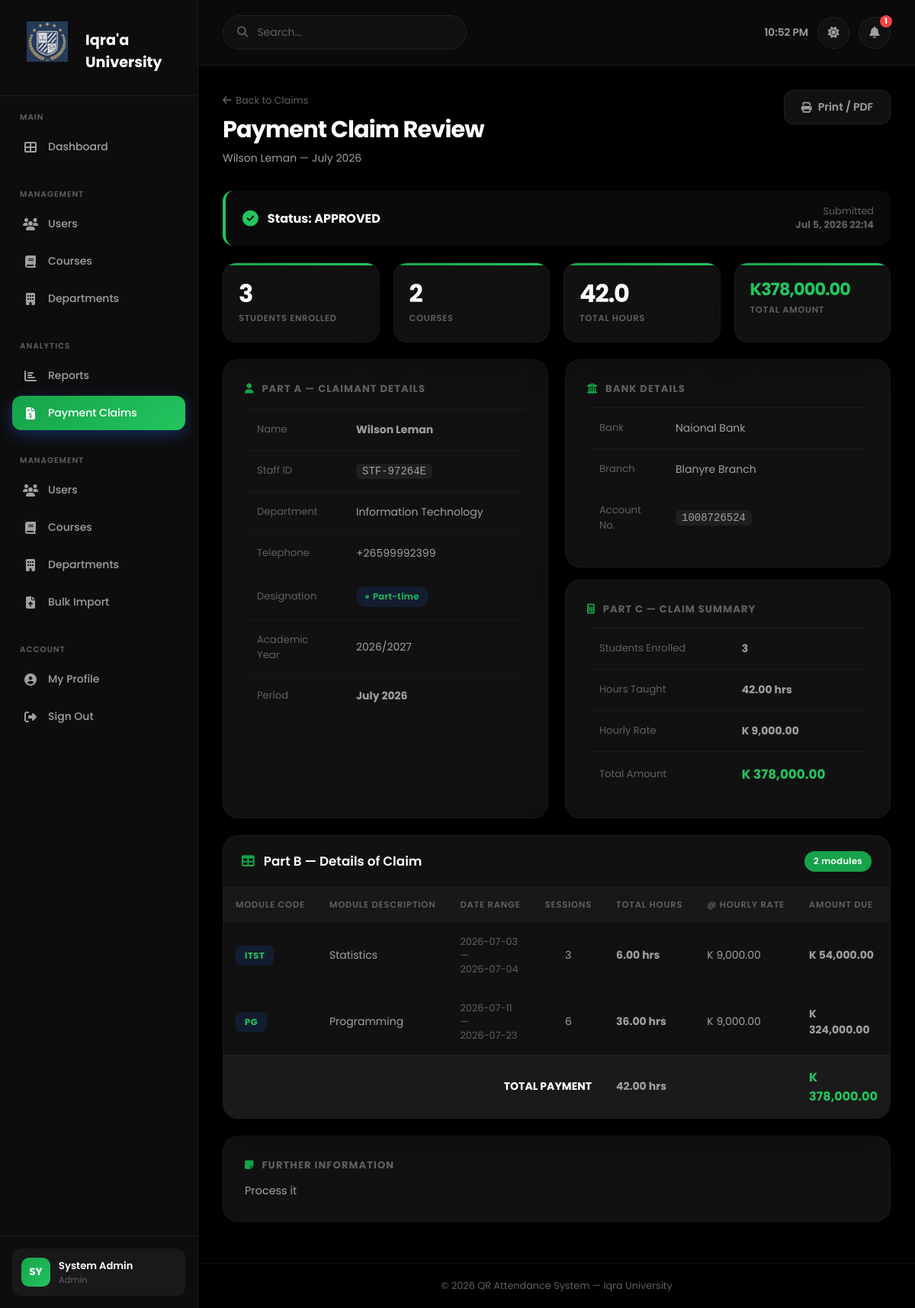
Screenshot of /admin/claims/1 (signed in) with the database file from the repository.
### tables this page shows
CREATE TABLE `payment_claims` (
  `id` int(10) UNSIGNED NOT NULL,
  `lecturer_id` int(10) UNSIGNED NOT NULL,
  `academic_year` varchar(20) NOT NULL,
  `month` varchar(20) NOT NULL,
  `designation` enum('full_time','part_time') DEFAULT 'part_time',
  `bank_name` varchar(100) DEFAULT NULL,
  `bank_branch` varchar(100) DEFAULT NULL,
  `account_number` varchar(50) DEFAULT NULL,
  `telephone` varchar(30) DEFAULT NULL,
  `hourly_rate` decimal(10,2) DEFAULT 0.00,
  `status` enum('draft','submitted','approved','rejected') DEFAULT 'draft',
  `submitted_at` timestamp NULL DEFAULT NULL,
  `notes` text DEFAULT NULL,
  `created_at` timestamp NOT NULL DEFAULT current_timestamp()
);

CREATE TABLE `users` (
  `id` int(10) UNSIGNED NOT NULL,
  `name` varchar(120) NOT NULL,
  `email` varchar(180) NOT NULL,
  `password` varchar(255) NOT NULL,
  `role` enum('admin','lecturer','student') NOT NULL,
  `is_active` tinyint(1) NOT NULL DEFAULT 1,
  `created_at` timestamp NOT NULL DEFAULT current_timestamp(),
  `updated_at` timestamp NOT NULL DEFAULT current_timestamp() ON UPDATE current_timestamp()
);

CREATE TABLE `lecturers` (
  `id` int(10) UNSIGNED NOT NULL,
  `user_id` int(10) UNSIGNED NOT NULL,
  `department_id` int(10) UNSIGNED DEFAULT NULL,
  `staff_number` varchar(50) NOT NULL,
  `phone` varchar(30) DEFAULT NULL,
  `created_at` timestamp NOT NULL DEFAULT current_timestamp()
);

CREATE TABLE `departments` (
  `id` int(10) UNSIGNED NOT NULL,
  `name` varchar(120) NOT NULL,
  `code` varchar(20) NOT NULL,
  `created_at` timestamp NOT NULL DEFAULT current_timestamp()
);

CREATE TABLE `courses` (
  `id` int(10) UNSIGNED NOT NULL,
  `department_id` int(10) UNSIGNED DEFAULT NULL,
  `lecturer_id` int(10) UNSIGNED DEFAULT NULL,
  `code` varchar(30) NOT NULL,
  `name` varchar(180) NOT NULL,
  `description` text DEFAULT NULL,
  `credit_hours` tinyint(3) UNSIGNED DEFAULT 3,
  `semester` tinyint(3) UNSIGNED DEFAULT NULL,
  `year_of_study` tinyint(3) UNSIGNED DEFAULT NULL,
  `academic_year` varchar(10) DEFAULT NULL,
  `is_active` tinyint(1) NOT NULL DEFAULT 1,
  `created_at` timestamp NOT NULL DEFAULT current_timestamp()
);

### app/views/admin/claim_view.php (the view, shortened to what the rows shown need)
<div class="page-title">
    <div>
        <a href="<?= BASE_URL ?>/admin/claims" class="back-link">
            <i class="fas fa-arrow-left"></i> Back to Claims
        </a>
        <h1>Payment Claim Review</h1>
        <p><?= htmlspecialchars($claim['lecturer_name']) ?> — <?= $monthLabel ?></p>
    </div>
    <div style="display:flex;gap:10px;flex-wrap:wrap">
        <a href="<?= BASE_URL ?>/lecturer/claims/<?= $claim['id'] ?>/print"
           target="_blank" class="btn btn-secondary">
            <i class="fas fa-print"></i> Print / PDF
        </a>
    </div>
</div>
<?php
$statusColor = match($claim['status']) {
    'approved'  => 'var(--success)',
    'rejected'  => 'var(--danger)',
    'submitted' => 'var(--warning)',
    default     => 'var(--text-muted)',
};
$statusIcon = match($claim['status']) {
    'approved'  => 'fas fa-check-circle',
    'rejected'  => 'fas fa-times-circle',
    'submitted' => 'fas fa-clock',
    default     => 'fas fa-edit',
};
?>
<div style="background:rgba(255,255,255,.04);border-radius:14px;padding:18px 22px;
            margin-bottom:22px;border-left:4px solid <?= $statusColor ?>;
            display:flex;justify-content:space-between;align-items:center">
    <div style="display:flex;align-items:center;gap:12px">
        <i class="<?= $statusIcon ?>" style="color:<?= $statusColor ?>;font-size:1.3rem"></i>
        <div>
            <strong style="color:var(--text)">
                Status: <?= strtoupper($claim['status']) ?>
            </strong>
        </div>
    </div>
    <?php if ($claim['submitted_at']): ?>
    <div style="font-size:.8rem;color:var(--text-muted);text-align:right">
        <div>Submitted</div>
        <strong><?= date('M j, Y H:i', strtotime($claim['submitted_at'])) ?></strong>
    </div>
    <?php endif; ?>
</div>
<div class="stat-strip" style="margin-bottom:22px">
    <div class="stat-box">
        <span class="stat-num"><?= (int)$totalStudents ?></span>
        <span class="stat-label">Students Enrolled</span>
    </div>
    <div class="stat-box">
        <span class="stat-num"><?= count($courses) ?></span>
        <span class="stat-label">Courses</span>
    </div>
    <div class="stat-box">
        <span class="stat-num"><?= number_format($totalHours, 1) ?></span>
        <span class="stat-label">Total Hours</span>
    </div>
    <div class="stat-box">
        <span class="stat-num text-success" style="font-size:1.4rem">
            K<?= number_format($totalAmount, 2) ?>
        </span>
        <span class="stat-label">Total Amount</span>
    </div>
</div>
<div style="display:grid;grid-template-columns:1fr 1fr;gap:22px;margin-bottom:22px">
    <div class="form-card">
        <h2 style="font-size:.82rem;font-weight:700;text-transform:uppercase;
                   letter-spacing:.08em;color:var(--text-muted);margin-bottom:16px">
            <i class="fas fa-user" style="color:var(--primary);margin-right:6px"></i>
            Part A — Claimant Details
        </h2>
        <table class="table">
            <tr>
                <td style="color:var(--text-muted);width:130px;font-size:.82rem">Name</td>
                <td><strong><?= htmlspecialchars($claim['lecturer_name']) ?></strong></td>
            </tr>
            <tr>
                <td style="color:var(--text-muted);font-size:.82rem">Staff ID</td>
                <td>
                    <code style="background:rgba(255,255,255,.06);padding:2px 8px;border-radius:6px">
                        <?= htmlspecialchars($claim['staff_number']) ?>
                    </code>
                </td>
            </tr>
            <tr>
                <td style="color:var(--text-muted);font-size:.82rem">Department</td>
                <td><?= htmlspecialchars($claim['dept_name'] ?? '—') ?></td>
            </tr>
            <tr>
                <td style="color:var(--text-muted);font-size:.82rem">Telephone</td>
                <td><?= htmlspecialchars($claim['telephone'] ?? '—') ?></td>
            </tr>
            <tr>
                <td style="color:var(--text-muted);font-size:.82rem">Designation</td>
                <td>
                    <span class="badge <?= $claim['designation'] === 'full_time' ? 'badge-lecturer' : 'badge-student' ?>">
                        <?= $claim['designation'] === 'full_time' ? 'Full-time' : 'Part-time' ?>
                    </span>
                </td>
            </tr>
            <tr>
                <td style="color:var(--text-muted);font-size:.82rem">Academic Year</td>
                <td><?= htmlspecialchars($claim['academic_year']) ?></td>
            </tr>
            <tr>
                <td style="color:var(--text-muted);font-size:.82rem">Period</td>
                <td><strong><?= $monthLabel ?></strong></td>
            </tr>
        </table>
    </div>
    <div style="display:flex;flex-direction:column;gap:16px">
        <div class="form-card">
            <h2 style="font-size:.82rem;font-weight:700;text-transform:uppercase;
                       letter-spacing:.08em;color:var(--text-muted);margin-bottom:14px">
                <i class="fas fa-university" style="color:var(--primary);margin-right:6px"></i>
                Bank Details
            </h2>
            <table class="table">
                <tr>
                    <td style="color:var(--text-muted);width:100px;font-size:.82rem">Bank</td>
                    <td><?= htmlspecialchars($claim['bank_name'] ?? '—') ?></td>
                </tr>
                <tr>
                    <td style="color:var(--text-muted);font-size:.82rem">Branch</td>
                    <td><?= htmlspecialchars($claim['bank_branch'] ?? '—') ?></td>
                </tr>
                <tr>
                    <td style="color:var(--text-muted);font-size:.82rem">Account No.</td>
                    <td>
                        <code style="background:rgba(255,255,255,.06);padding:2px 8px;border-radius:6px">
                            <?= htmlspecialchars($claim['account_number'] ?? '—') ?>
                        </code>
                    </td>
                </tr>
            </table>
        </div>
        <div class="form-card">
            <h2 style="font-size:.82rem;font-weight:700;text-transform:uppercase;
                       letter-spacing:.08em;color:var(--text-muted);margin-bottom:14px">
                <i class="fas fa-calculator" style="color:var(--primary);margin-right:6px"></i>
                Part C — Claim Summary
            </h2>
            <table class="table">
                <tr>
                    <td style="color:var(--text-muted);font-size:.82rem">Students Enrolled</td>
                    <td><strong><?= (int)$totalStudents ?></strong></td>
                </tr>
                <tr>
                    <td style="color:var(--text-muted);font-size:.82rem">Hours Taught</td>
                    <td><strong><?= number_format($totalHours, 2) ?> hrs</strong></td>
                </tr>
                <tr>
                    <td style="color:var(--text-muted);font-size:.82rem">Hourly Rate</td>
                    <td><strong>K <?= number_format($claim['hourly_rate'], 2) ?></strong></td>
                </tr>
                <tr>
                    <td style="color:var(--text-muted);font-size:.82rem">Total Amount</td>
                    <td>
                        <strong style="color:var(--success);font-size:1.05rem">
                            K <?= number_format($totalAmount, 2) ?>
                        </strong>
                    </td>
                </tr>
            </table>
        </div>
    </div>
</div>
<div class="panel" style="margin-bottom:22px">
    <div class="panel-header">
        <h2>
            <i class="fas fa-table" style="color:var(--primary);margin-right:8px"></i>
            Part B — Details of Claim
        </h2>
        <span class="badge badge-count"><?= count($courses) ?> modules</span>
    </div>
    <div class="table-wrap">
        <?php if (empty($courses)): ?>
        <div class="empty-state">
            <div class="empty-icon">📋</div>
            <p>No sessions found for this period.</p>
        </div>
        <?php else: ?>
        <table class="table">
            <thead>
                <tr>
                    <th>Module Code</th>
                    <th>Module Description</th>
                    <th>Date Range</th>
                    <th>Sessions</th>
                    <th>Total Hours</th>
                    <th>@ Hourly Rate</th>
                    <th>Amount Due</th>
                </tr>
            </thead>
            <tbody>
            <?php foreach ($courses as $c):
                $amount = $c['total_hours'] * $claim['hourly_rate'];
            ?>
                <tr>
                    <td>
                        <span class="course-code-badge">
                            <?= htmlspecialchars($c['code']) ?>
                        </span>
                    </td>
                    <td><?= htmlspecialchars($c['course_name']) ?></td>
                    <td style="font-size:.8rem;color:var(--text-muted)">
                        <?= $c['first_date'] ?> —<br><?= $c['last_date'] ?>
                    </td>
                    <td style="text-align:center"><?= (int)$c['session_count'] ?></td>
                    <td>
                        <strong><?= number_format($c['total_hours'], 2) ?> hrs</strong>
                    </td>
                    <td>K <?= number_format($claim['hourly_rate'], 2) ?></td>
                    <td>
                        <strong>K <?= number_format($amount, 2) ?></strong>
                    </td>
                </tr>
            <?php endforeach; ?>
            </tbody>
            <tfoot>
                <tr style="background:rgba(255,255,255,.04)">
                    <td colspan="4"
                        style="font-weight:700;color:var(--text);text-align:right;
                               padding-right:16px">
                        TOTAL PAYMENT
                    </td>
                    <td>
                        <strong><?= number_format($totalHours, 2) ?> hrs</strong>
                    </td>
                    <td></td>
                    <td>
                        <strong style="color:var(--success);font-size:1rem">
                            K <?= number_format($totalAmount, 2) ?>
                        </strong>
                    </td>
                </tr>
            </tfoot>
        </table>
        <?php endif; ?>
    </div>
</div>
<?php if (!empty($claim['notes'])): ?>
<div class="form-card" style="margin-bottom:22px">
    <h2 style="font-size:.82rem;font-weight:700;text-transform:uppercase;
               letter-spacing:.08em;color:var(--text-muted);margin-bottom:12px">
        <i class="fas fa-sticky-note" style="color:var(--primary);margin-right:6px"></i>
        Further Information
    </h2>
    <p style="color:var(--text-light);font-size:.9rem;line-height:1.6">
        <?= htmlspecialchars($claim['notes']) ?>
    </p>
</div>
<?php endif; ?>

### app/core/Router.php (shortened to what the rows shown need)
<?php
class Router
{
    private array $routes = [];
    private function addRoute(string $method, string $path, string $handler, array $middleware): void
    {
        $this->routes[] = compact('method', 'path', 'pattern', 'handler', 'middleware');
    }
    public function dispatch(): void
{
    $method     = $_SERVER['REQUEST_METHOD'];
    $requestUri = strtok($_SERVER['REQUEST_URI'], '?');
    $scriptDir  = str_replace('\\', '/', dirname($_SERVER['SCRIPT_NAME']));
    $basePath   = rtrim($scriptDir, '/');
    $uri        = '/' . ltrim(substr($requestUri, strlen($basePath)), '/');
    $uri = preg_replace('#^/index\.php(/|$)#', '/', $uri);
    foreach ($this->routes as $route) {
            if ($route['method'] !== $method) {
                continue;
            }
            if (!preg_match($route['pattern'], $uri, $matches)) {
                continue;
            }
            $params = array_filter($matches, 'is_string', ARRAY_FILTER_USE_KEY);
            [$class, $action] = explode('@', $route['handler']);
            $controller = new $class();
            $controller->$action($params);
            return;
        }
    }
}

### rows the page displays
payment_claims: users.name "Wilson Leman", status "APPROVED", submitted_at "Jul 5, 2026 22:14", lecturer.staff_number "STF-97264E", departments.name "Information Technology", telephone "+26599992399", academic_year "2026/2027", bank_name "Naional Bank", bank_branch "Blanyre Branch", account_number "1008726524", hourly_rate "9,000.00", notes "Process it"
courses: code "ITST", name "Statistics", first_date "2026-07-03", last_date "2026-07-04", session_count "3", total_hours "6.00", amount "54,000.00"
courses: code "PG", name "Programming", first_date "2026-07-11", last_date "2026-07-23", session_count "6", total_hours "36.00", amount "324,000.00"

### other values shown
$totalStudents "3"
count($courses) "2"
$totalHours "42.0"
$totalAmount "378,000.00"
$totalHours "42.00"
